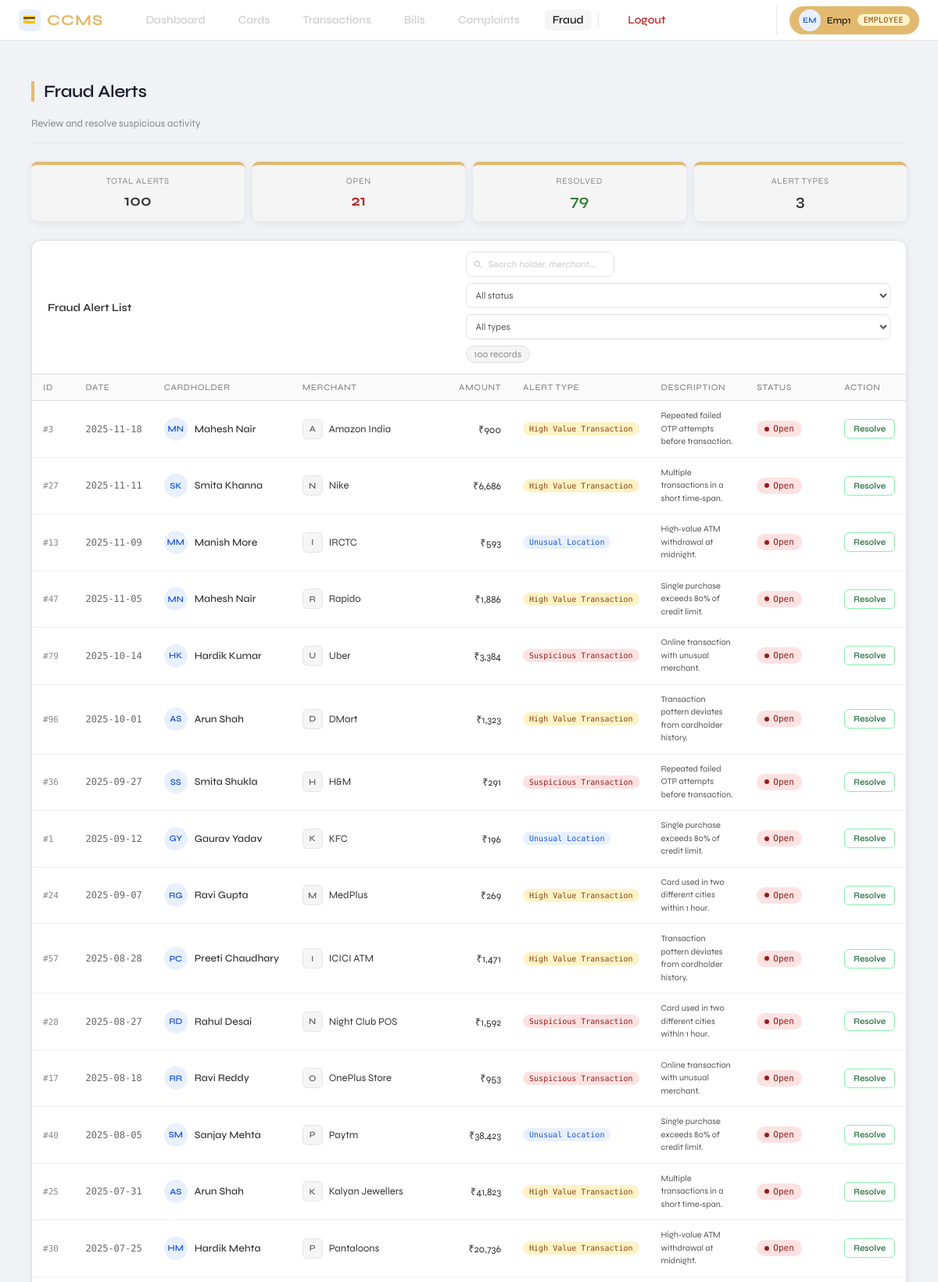
/employee/fraud (signed in, upper part), run on the app's committed database.
### tables this page shows
CREATE TABLE FRAUD_ALERT(
        Alert_id      INTEGER PRIMARY KEY AUTOINCREMENT,
        Alert_date    TEXT NOT NULL,
        Alert_type    TEXT NOT NULL CHECK(Alert_type IN ('Suspicious Transaction','High Value Transaction','Unusual Location')),
        Alert_status  TEXT NOT NULL CHECK(Alert_status IN ('Open','Resolved')),
        Description   TEXT,
        Txn_id        INTEGER NOT NULL REFERENCES TRANSACTIONS(Txn_id),
        Card_no       TEXT NOT NULL REFERENCES CREDIT_CARD(Card_no) );

CREATE TABLE TRANSACTIONS(
        Txn_id       INTEGER PRIMARY KEY AUTOINCREMENT,
        Txn_date     TEXT NOT NULL,
        Txn_time     TEXT NOT NULL,
        Txn_amount   REAL NOT NULL,
        Txn_type     TEXT NOT NULL,
        Merchant_name TEXT NOT NULL,
        Txn_status   TEXT NOT NULL CHECK(Txn_status IN ('Success','Failed','Pending')),
        Card_no      TEXT NOT NULL REFERENCES CREDIT_CARD(Card_no) );

### app.py (the view)
@app.route('/employee/fraud')
@login_required
@role_required('employee')
def emp_fraud():
    db = get_db()
    alerts = db.execute("""
        SELECT FA.*, T.Merchant_name, T.Txn_amount,
               CH.F_name||' '||CH.L_name AS holder_name
        FROM FRAUD_ALERT FA
        JOIN TRANSACTIONS T ON FA.Txn_id=T.Txn_id
        JOIN CREDIT_CARD CC ON FA.Card_no=CC.Card_no
        JOIN CARD_HOLDER CH ON CC.Holder_id=CH.Holder_id
        ORDER BY FA.Alert_status, FA.Alert_date DESC
    """).fetchall()
    db.close()
    return render_template('employee/fraud.html', alerts=alerts)

### app.py (called while the page is built)
def get_db():
    conn = sqlite3.connect(DB)
    conn.row_factory = sqlite3.Row
    conn.execute("PRAGMA foreign_keys = ON")
    return conn

def login_required(f):
    @wraps(f)
    def decorated(*args, **kwargs):
        if 'user_id' not in session:
            flash('Please login first.', 'warning')
            return redirect(url_for('login'))
        return f(*args, **kwargs)
    return decorated

def role_required(*roles):
    def decorator(f):
        @wraps(f)
        def decorated(*args, **kwargs):
            if session.get('role') not in roles:
                flash('Access denied.', 'danger')
                return redirect(url_for('login'))
            return f(*args, **kwargs)
        return decorated
    return decorator

### templates/employee/fraud.html (shortened to what this page needs)
{% extends "base.html" %}
{% block content %}
<div class="wrap">
  <div class="page-header">
    <div>
      <div class="page-title">Fraud Alerts</div>
      <div class="page-sub">Review and resolve suspicious activity</div>
    </div>
  </div>
  <div class="stats-row">
    <div class="stat-card">
      <div class="stat-label">Total Alerts</div>
      <div class="stat-val">{{ alerts|length }}</div>
    </div>
    <div class="stat-card">
      <div class="stat-label">Open</div>
      <div class="stat-val danger">{{ alerts|selectattr('Alert_status','eq','Open')|list|length }}</div>
    </div>
    <div class="stat-card">
      <div class="stat-label">Resolved</div>
      <div class="stat-val success">{{ alerts|selectattr('Alert_status','eq','Resolved')|list|length }}</div>
    </div>
    <div class="stat-card">
      <div class="stat-label">Alert Types</div>
      <div class="stat-val">3</div>
    </div>
  </div>
  <div class="card">
    <div class="card-head">
      <span class="card-head-title">Fraud Alert List</span>
      <div class="card-head-right">
        <div class="search-wrap">
          <input type="text" id="searchInput" placeholder="Search holder, merchant..."
                 oninput="filterTable()">
        </div>
        <select id="statusFilter" onchange="filterTable()" class="filter-select">
          <option value="">All status</option>
        </select>
        <select id="typeFilter" onchange="filterTable()" class="filter-select">
          <option value="">All types</option>
        </select>
        <span class="record-count" id="visibleCount">{{ alerts|length }} records</span>
      </div>
    </div>
    <div class="table-scroll">
      <table id="fraudTable">
        <thead>
          <tr>
            <th>ID</th>
            <th>Date</th>
            <th>Cardholder</th>
            <th>Merchant</th>
            <th style="text-align:right">Amount</th>
            <th>Alert Type</th>
            <th>Description</th>
            <th>Status</th>
            <th>Action</th>
          </tr>
        </thead>
        <tbody>
          {% for a in alerts %}
          <tr data-holder="{{ a.holder_name|lower }}"
              data-merchant="{{ a.Merchant_name|lower }}"
              data-status="{{ a.Alert_status }}"
              data-type="{{ a.Alert_type }}">
            <td><span class="holder-id">#{{ a.Alert_id }}</span></td>
            <td><span class="mono">{{ a.Alert_date }}</span></td>
            <td>
              <div class="avatar-wrap">
                <div class="avatar">{{ a.holder_name.split()[0][0] }}{{ a.holder_name.split()[-1][0] }}</div>
                <span class="holder-name">{{ a.holder_name }}</span>
              </div>
            </td>
            <td>
              <div class="merchant-wrap">
                <div class="merchant-icon">{{ a.Merchant_name[0] }}</div>
                <span>{{ a.Merchant_name }}</span>
              </div>
            </td>
            <td style="text-align:right">
              <span class="amount">₹{{ "{:,.0f}".format(a.Txn_amount) }}</span>
            </td>
            <td>
              <span class="alert-type-pill
                {% if a.Alert_type == 'Suspicious Transaction' %}pill-red
                {% elif a.Alert_type == 'High Value Transaction' %}pill-amber
                {% else %}pill-blue{% endif %}">
                {{ a.Alert_type }}
              </span>
            </td>
            <td><div class="desc-cell">{{ a.Description }}</div></td>
            <td>
              <span class="badge
                {% if a.Alert_status == 'Open' %}badge-danger
                {% else %}badge-success{% endif %}">
                {{ a.Alert_status }}
              </span>
            </td>
            <td>
              {% if a.Alert_status == 'Open' %}
              <a href="{{ url_for('emp_resolve_fraud', id=a.Alert_id) }}"
                 class="btn-resolve">
                Resolve
              </a>
              {% else %}
              <span class="resolved-tick">✓ Done</span>
              {% endif %}
            </td>
          </tr>
          {% endfor %}
        </tbody>
      </table>
    </div>
  </div>
</div>
{% endblock %}

### static/style.css (style rules this page uses)
* { box-sizing: border-box; margin: 0; padding: 0; }
body { font-family: 'Segoe UI', sans-serif; background: #f0f2f5; color: #333; }
.page-title { font-size: 1.5rem; font-weight: 700; margin-bottom: 20px; color: #1a1a2e; border-left: 4px solid #e2b96f; padding-left: 12px; }
.stat-card { background: #fff; border-radius: 12px; padding: 20px; text-align: center; box-shadow: 0 2px 8px rgba(0,0,0,0.08); border-top: 4px solid #e2b96f; }
.card { background: #fff; border-radius: 12px; box-shadow: 0 2px 8px rgba(0,0,0,0.07); overflow: hidden; margin-bottom: 24px; }
table { width: 100%; border-collapse: collapse; font-size: 0.88rem; }
th { background: #f8f9fa; padding: 12px 14px; text-align: left; font-weight: 600; color: #555; border-bottom: 2px solid #e8e8e8; white-space: nowrap; }
td { padding: 11px 14px; border-bottom: 1px solid #f0f0f0; vertical-align: middle; }
.badge { display: inline-block; padding: 3px 10px; border-radius: 12px; font-size: 0.75rem; font-weight: 600; }
.badge-danger { background: #f8d7da; color: #721c24; }
input, select, textarea { padding: 9px 12px; border: 1.5px solid #ddd; border-radius: 8px; font-size: 0.88rem; width: 100%; }
.wrap { font-family: 'Syne', sans-serif; padding: 1.5rem 1rem; }
.page-header { display: flex; align-items: flex-end; justify-content: space-between; margin-bottom: 1.5rem; padding-bottom: 1rem; border-bottom: 0.5px solid #e5e5e5; }
.page-title { font-size: 22px; font-weight: 600; letter-spacing: -0.3px; }
.page-sub { font-size: 13px; color: #888; margin-top: 3px; }
.stats-row { display: grid; grid-template-columns: repeat(4, minmax(0, 1fr)); gap: 10px; margin-bottom: 1.5rem; }
.stat-card { background: #f5f5f5; border-radius: 8px; padding: 14px 16px; }
.stat-label { font-size: 11px; letter-spacing: 0.06em; text-transform: uppercase; color: #888; margin-bottom: 6px; }
.stat-val { font-size: 20px; font-weight: 600; }
.stat-val.success { color: #2e7d32; }
.stat-val.danger { color: #b91c1c; }
.card { background: #fff; border: 0.5px solid #e0e0e0; border-radius: 12px; overflow: hidden; }
.card-head { display: flex; align-items: center; justify-content: space-between; padding: 14px 20px; border-bottom: 0.5px solid #e0e0e0; }
.card-head-title { font-size: 14px; font-weight: 600; }
.record-count { font-size: 12px; color: #888; background: #f5f5f5; padding: 3px 10px; border-radius: 20px; border: 0.5px solid #e0e0e0; }
.table-scroll { overflow-x: auto; }
table { width: 100%; border-collapse: collapse; font-size: 13px; }
thead th { text-align: left; font-size: 11px; font-weight: 500; letter-spacing: 0.06em; text-transform: uppercase; color: #888; padding: 10px 14px; background: #fafafa; border-bottom: 0.5px solid #e0e0e0; white-space: nowrap; }
tbody tr { border-bottom: 0.5px solid #f0f0f0; transition: background 0.1s; }
tbody td { padding: 11px 14px; vertical-align: middle; white-space: nowrap; }
.holder-id { font-family: 'DM Mono', monospace; font-size: 11px; color: #888; }
.avatar-wrap { display: flex; align-items: center; gap: 9px; }
.avatar { width: 30px; height: 30px; border-radius: 50%; background: #e8f0fe; display: flex; align-items: center; justify-content: center; font-size: 11px; font-weight: 600; color: #1a56db; flex-shrink: 0; }
.holder-name { font-weight: 500; font-size: 13px; }
.mono { font-family: 'DM Mono', monospace; font-size: 12px; color: #666; }
.badge { display: inline-flex; align-items: center; gap: 5px; font-size: 11px; font-weight: 500; padding: 4px 10px; border-radius: 20px; font-family: 'DM Mono', monospace; }
.badge::before { content: ''; display: inline-block; width: 6px; height: 6px; border-radius: 50%; }
.badge-danger { background: #fee2e2; color: #991b1b; }
.badge-danger::before { background: #991b1b; }

### data on the page
FRAUD_ALERT: Alert_id "3", Alert_date "2025-11-18", holder_name "M", holder_name "N", holder_name "Mahesh Nair", Merchant_name "A", Merchant_name "Amazon India", Alert_type "High Value Transaction", Description "Repeated failed OTP attempts before transaction.", Alert_status "Open"
TRANSACTIONS: Txn_amount "900"
FRAUD_ALERT: Alert_id "27", Alert_date "2025-11-11", holder_name "S", holder_name "K", holder_name "Smita Khanna", Merchant_name "N", Merchant_name "Nike", Alert_type "High Value Transaction", Description "Multiple transactions in a short time‑span.", Alert_status "Open"
TRANSACTIONS: Txn_amount "6,686"
FRAUD_ALERT: Alert_id "13", Alert_date "2025-11-09", holder_name "M", holder_name "Manish More", Merchant_name "I", Merchant_name "IRCTC", Alert_type "Unusual Location", Description "High‑value ATM withdrawal at midnight.", Alert_status "Open"
TRANSACTIONS: Txn_amount "593"
FRAUD_ALERT: Alert_id "47", Alert_date "2025-11-05", holder_name "M", holder_name "N", holder_name "Mahesh Nair", Merchant_name "R", Merchant_name "Rapido", Alert_type "High Value Transaction", Description "Single purchase exceeds 80% of credit limit.", Alert_status "Open"
TRANSACTIONS: Txn_amount "1,886"
FRAUD_ALERT: Alert_id "79", Alert_date "2025-10-14", holder_name "H", holder_name "K", holder_name "Hardik Kumar", Merchant_name "U", Merchant_name "Uber", Alert_type "Suspicious Transaction", Description "Online transaction with unusual merchant.", Alert_status "Open"
TRANSACTIONS: Txn_amount "3,384"
FRAUD_ALERT: Alert_id "96", Alert_date "2025-10-01", holder_name "A", holder_name "S", holder_name "Arun Shah", Merchant_name "D", Merchant_name "DMart", Alert_type "High Value Transaction", Description "Transaction pattern deviates from cardholder history.", Alert_status "Open"
TRANSACTIONS: Txn_amount "1,323"
FRAUD_ALERT: Alert_id "36", Alert_date "2025-09-27", holder_name "S", holder_name "Smita Shukla", Merchant_name "H", Merchant_name "H&M", Alert_type "Suspicious Transaction", Description "Repeated failed OTP attempts before transaction.", Alert_status "Open"
TRANSACTIONS: Txn_amount "291"
FRAUD_ALERT: Alert_id "1", Alert_date "2025-09-12", holder_name "G", holder_name "Y", holder_name "Gaurav Yadav", Merchant_name "K", Merchant_name "KFC", Alert_type "Unusual Location", Description "Single purchase exceeds 80% of credit limit.", Alert_status "Open"
TRANSACTIONS: Txn_amount "196"
FRAUD_ALERT: Alert_id "24", Alert_date "2025-09-07", holder_name "R", holder_name "G", holder_name "Ravi Gupta", Merchant_name "M", Merchant_name "MedPlus", Alert_type "High Value Transaction", Description "Card used in two different cities within 1 hour.", Alert_status "Open"
TRANSACTIONS: Txn_amount "269"
FRAUD_ALERT: Alert_id "57", Alert_date "2025-08-28", holder_name "P", holder_name "C", holder_name "Preeti Chaudhary", Merchant_name "I", Merchant_name "ICICI ATM", Alert_type "High Value Transaction", Description "Transaction pattern deviates from cardholder history.", Alert_status "Open"
TRANSACTIONS: Txn_amount "1,471"
FRAUD_ALERT: Alert_id "28", Alert_date "2025-08-27", holder_name "R", holder_name "D", holder_name "Rahul Desai", Merchant_name "N", Merchant_name "Night Club POS", Alert_type "Suspicious Transaction", Description "Card used in two different cities within 1 hour.", Alert_status "Open"
TRANSACTIONS: Txn_amount "1,592"
FRAUD_ALERT: Alert_id "17", Alert_date "2025-08-18", holder_name "R", holder_name "Ravi Reddy", Merchant_name "O", Merchant_name "OnePlus Store", Alert_type "Suspicious Transaction", Description "Online transaction with unusual merchant.", Alert_status "Open"
TRANSACTIONS: Txn_amount "953"
FRAUD_ALERT: Alert_id "40", Alert_date "2025-08-05", holder_name "S", holder_name "M", holder_name "Sanjay Mehta", Merchant_name "P", Merchant_name "Paytm", Alert_type "Unusual Location", Description "Single purchase exceeds 80% of credit limit.", Alert_status "Open"
TRANSACTIONS: Txn_amount "38,423"
FRAUD_ALERT: Alert_id "25", Alert_date "2025-07-31", holder_name "A", holder_name "S", holder_name "Arun Shah", Merchant_name "K", Merchant_name "Kalyan Jewellers", Alert_type "High Value Transaction", Description "Multiple transactions in a short time‑span.", Alert_status "Open"
TRANSACTIONS: Txn_amount "41,823"
FRAUD_ALERT: Alert_id "30", Alert_date "2025-07-25", holder_name "H", holder_name "M", holder_name "Hardik Mehta", Merchant_name "P", Merchant_name "Pantaloons", Alert_type "High Value Transaction", Description "High‑value ATM withdrawal at midnight.", Alert_status "Open"
TRANSACTIONS: Txn_amount "20,736"

### other printed values
{{ session.username[0]|upper }} "E"
{{ session.username[1]|upper if session.username|length > 1 else '' }} "M"
{{ session.username|capitalize }} "Emp1"
{{ session.role }} "EMPLOYEE"
{{ alerts|length }} "100"
{{ alerts|selectattr('Alert_status','eq','Open')|list|length }} "21"
{{ alerts|selectattr('Alert_status','eq','Resolved')|list|length }} "79"
